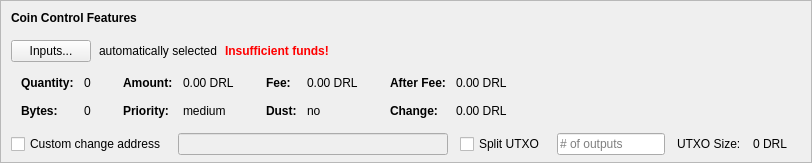
    <widget class="QFrame" name="frameCoinControl">
     <property name="sizePolicy">
      <sizepolicy hsizetype="Expanding" vsizetype="Expanding">
       <horstretch>0</horstretch>
       <verstretch>0</verstretch>
      </sizepolicy>
     </property>
     <property name="maximumSize">
      <size>
       <width>16777215</width>
       <height>16777215</height>
      </size>
     </property>
     <property name="frameShape">
      <enum>QFrame::StyledPanel</enum>
     </property>
     <property name="frameShadow">
      <enum>QFrame::Sunken</enum>
     </property>
     <layout class="QVBoxLayout" name="verticalLayoutCoinControl2">
      <property name="spacing">
       <number>0</number>
      </property>
      <property name="leftMargin">
       <number>0</number>
      </property>
      <property name="topMargin">
       <number>0</number>
      </property>
      <property name="rightMargin">
       <number>0</number>
      </property>
      <property name="bottomMargin">
       <number>6</number>
      </property>
      <item>
       <layout class="QVBoxLayout" name="verticalLayoutCoinControl" stretch="0,0,0,0,1">
        <property name="spacing">
         <number>0</number>
        </property>
        <property name="leftMargin">
         <number>10</number>
        </property>
        <property name="topMargin">
         <number>10</number>
        </property>
        <item>
         <layout class="QHBoxLayout" name="horizontalLayoutCoinControl1">
          <property name="bottomMargin">
           <number>15</number>
          </property>
          <item>
           <widget class="QLabel" name="labelCoinControlFeatures">
            <property name="sizePolicy">
             <sizepolicy hsizetype="Preferred" vsizetype="Maximum">
              <horstretch>0</horstretch>
              <verstretch>0</verstretch>
             </sizepolicy>
            </property>
            <property name="font">
             <font>
              <weight>75</weight>
              <bold>true</bold>
             </font>
            </property>
            <property name="styleSheet">
             <string notr="true">font-weight:bold;</string>
            </property>
            <property name="text">
             <string>Coin Control Features</string>
            </property>
           </widget>
          </item>
         </layout>
        </item>
        <item>
         <layout class="QHBoxLayout" name="horizontalLayoutCoinControl2" stretch="0,0,0,0">
          <property name="spacing">
           <number>8</number>
          </property>
          <property name="bottomMargin">
           <number>10</number>
          </property>
          <item>
           <widget class="QPushButton" name="pushButtonCoinControl">
            <property name="styleSheet">
             <string notr="true"/>
            </property>
            <property name="text">
             <string>Inputs...</string>
            </property>
            <property name="autoDefault">
             <bool>false</bool>
            </property>
           </widget>
          </item>
          <item>
           <widget class="QLabel" name="labelCoinControlAutomaticallySelected">
            <property name="text">
             <string>automatically selected</string>
            </property>
            <property name="margin">
             <number>5</number>
            </property>
           </widget>
          </item>
          <item>
           <widget class="QLabel" name="labelCoinControlInsuffFunds">
            <property name="font">
             <font>
              <weight>75</weight>
              <bold>true</bold>
             </font>
            </property>
            <property name="styleSheet">
             <string notr="true">color:red;font-weight:bold;</string>
            </property>
            <property name="text">
             <string>Insufficient funds!</string>
            </property>
            <property name="margin">
             <number>5</number>
            </property>
           </widget>
          </item>
          <item>
           <spacer name="horizontalSpacerCoinControl">
            <property name="orientation">
             <enum>Qt::Horizontal</enum>
            </property>
            <property name="sizeHint" stdset="0">
             <size>
              <width>40</width>
              <height>1</height>
             </size>
            </property>
           </spacer>
          </item>
         </layout>
        </item>
        <item>
         <widget class="QWidget" name="widgetCoinControl" native="true">
          <property name="sizePolicy">
           <sizepolicy hsizetype="Preferred" vsizetype="Preferred">
            <horstretch>0</horstretch>
            <verstretch>0</verstretch>
           </sizepolicy>
          </property>
          <property name="minimumSize">
           <size>
            <width>0</width>
            <height>0</height>
           </size>
          </property>
          <property name="styleSheet">
           <string notr="true"/>
          </property>
          <layout class="QHBoxLayout" name="horizontalLayoutCoinControl5">
           <property name="leftMargin">
            <number>0</number>
           </property>
           <property name="topMargin">
            <number>0</number>
           </property>
           <property name="rightMargin">
            <number>0</number>
           </property>
           <property name="bottomMargin">
            <number>0</number>
           </property>
           <item>
            <layout class="QHBoxLayout" name="horizontalLayoutCoinControl3" stretch="0,0,0,1">
             <property name="spacing">
              <number>20</number>
             </property>
             <property name="topMargin">
              <number>0</number>
             </property>
             <property name="bottomMargin">
              <number>10</number>
             </property>
             <item>
              <layout class="QFormLayout" name="formLayoutCoinControl1">
               <property name="horizontalSpacing">
                <number>10</number>
               </property>
               <property name="verticalSpacing">
                <number>14</number>
               </property>
               <property name="leftMargin">
                <number>10</number>
               </property>
               <property name="topMargin">
                <number>4</number>
               </property>
               <property name="rightMargin">
                <number>6</number>
               </property>
               <item row="0" column="0">
                <widget class="QLabel" name="labelCoinControlQuantityText">
                 <property name="font">
                  <font>
                   <weight>75</weight>
                   <bold>true</bold>
                  </font>
                 </property>
                 <property name="text">
                  <string>Quantity:</string>
                 </property>
                 <property name="margin">
                  <number>0</number>
                 </property>
                </widget>
               </item>
               <item row="0" column="1">
                <widget class="QLabel" name="labelCoinControlQuantity">
                 <property name="cursor">
                  <cursorShape>IBeamCursor</cursorShape>
                 </property>
                 <property name="contextMenuPolicy">
                  <enum>Qt::ActionsContextMenu</enum>
                 </property>
                 <property name="text">
                  <string notr="true">0</string>
                 </property>
                 <property name="margin">
                  <number>0</number>
                 </property>
                 <property name="textInteractionFlags">
                  <set>Qt::LinksAccessibleByMouse|Qt::TextSelectableByKeyboard|Qt::TextSelectableByMouse</set>
                 </property>
                </widget>
               </item>
               <item row="1" column="0">
                <widget class="QLabel" name="labelCoinControlBytesText">
                 <property name="font">
                  <font>
                   <weight>75</weight>
                   <bold>true</bold>
                  </font>
                 </property>
                 <property name="text">
                  <string>Bytes:</string>
                 </property>
                </widget>
               </item>
               <item row="1" column="1">
                <widget class="QLabel" name="labelCoinControlBytes">
                 <property name="cursor">
                  <cursorShape>IBeamCursor</cursorShape>
                 </property>
                 <property name="contextMenuPolicy">
                  <enum>Qt::ActionsContextMenu</enum>
                 </property>
                 <property name="text">
                  <string notr="true">0</string>
                 </property>
                 <property name="textInteractionFlags">
                  <set>Qt::LinksAccessibleByMouse|Qt::TextSelectableByKeyboard|Qt::TextSelectableByMouse</set>
                 </property>
                </widget>
               </item>
              </layout>
             </item>
             <item>
              <layout class="QFormLayout" name="formLayoutCoinControl2">
               <property name="horizontalSpacing">
                <number>10</number>
               </property>
               <property name="verticalSpacing">
                <number>14</number>
               </property>
               <property name="leftMargin">
                <number>6</number>
               </property>
               <property name="topMargin">
                <number>4</number>
               </property>
               <property name="rightMargin">
                <number>6</number>
               </property>
               <item row="0" column="0">
                <widget class="QLabel" name="labelCoinControlAmountText">
                 <property name="font">
                  <font>
                   <weight>75</weight>
                   <bold>true</bold>
                  </font>
                 </property>
                 <property name="text">
                  <string>Amount:</string>
                 </property>
                 <property name="margin">
                  <number>0</number>
                 </property>
                </widget>
               </item>
               <item row="0" column="1">
                <widget class="QLabel" name="labelCoinControlAmount">
                 <property name="cursor">
                  <cursorShape>IBeamCursor</cursorShape>
                 </property>
                 <property name="contextMenuPolicy">
                  <enum>Qt::ActionsContextMenu</enum>
                 </property>
                 <property name="text">
                  <string notr="true">0.00 DRL</string>
                 </property>
                 <property name="textInteractionFlags">
                  <set>Qt::LinksAccessibleByMouse|Qt::TextSelectableByKeyboard|Qt::TextSelectableByMouse</set>
                 </property>
                </widget>
               </item>
               <item row="1" column="0">
                <widget class="QLabel" name="labelCoinControlPriorityText">
                 <property name="font">
                  <font>
                   <weight>75</weight>
                   <bold>true</bold>
                  </font>
                 </property>
                 <property name="text">
                  <string>Priority:</string>
                 </property>
                </widget>
               </item>
               <item row="1" column="1">
                <widget class="QLabel" name="labelCoinControlPriority">
                 <property name="cursor">
                  <cursorShape>IBeamCursor</cursorShape>
                 </property>
                 <property name="contextMenuPolicy">
                  <enum>Qt::ActionsContextMenu</enum>
                 </property>
                 <property name="text">
                  <string>medium</string>
                 </property>
                 <property name="textInteractionFlags">
                  <set>Qt::LinksAccessibleByMouse|Qt::TextSelectableByKeyboard|Qt::TextSelectableByMouse</set>
                 </property>
                </widget>
               </item>
              </layout>
             </item>
             <item>
              <layout class="QFormLayout" name="formLayoutCoinControl3">
               <property name="horizontalSpacing">
                <number>10</number>
               </property>
               <property name="verticalSpacing">
                <number>14</number>
               </property>
               <property name="leftMargin">
                <number>6</number>
               </property>
               <property name="topMargin">
                <number>4</number>
               </property>
               <property name="rightMargin">
                <number>6</number>
               </property>
               <item row="0" column="0">
                <widget class="QLabel" name="labelCoinControlFeeText">
                 <property name="font">
                  <font>
                   <weight>75</weight>
                   <bold>true</bold>
                  </font>
                 </property>
                 <property name="text">
                  <string>Fee:</string>
                 </property>
                 <property name="margin">
                  <number>0</number>
                 </property>
                </widget>
               </item>
               <item row="0" column="1">
                <widget class="QLabel" name="labelCoinControlFee">
                 <property name="cursor">
                  <cursorShape>IBeamCursor</cursorShape>
                 </property>
                 <property name="contextMenuPolicy">
                  <enum>Qt::ActionsContextMenu</enum>
                 </property>
                 <property name="text">
                  <string notr="true">0.00 DRL</string>
                 </property>
                 <property name="textInteractionFlags">
                  <set>Qt::LinksAccessibleByMouse|Qt::TextSelectableByKeyboard|Qt::TextSelectableByMouse</set>
                 </property>
                </widget>
               </item>
               <item row="1" column="0">
                <widget class="QLabel" name="labelCoinControlLowOutputText">
                 <property name="font">
                  <font>
                   <weight>75</weight>
                   <bold>true</bold>
                  </font>
                 </property>
                 <property name="text">
                  <string>Dust:</string>
                 </property>
                </widget>
               </item>
               <item row="1" column="1">
                <widget class="QLabel" name="labelCoinControlLowOutput">
                 <property name="cursor">
                  <cursorShape>IBeamCursor</cursorShape>
                 </property>
                 <property name="contextMenuPolicy">
                  <enum>Qt::ActionsContextMenu</enum>
                 </property>
                 <property name="text">
                  <string>no</string>
                 </property>
                 <property name="textInteractionFlags">
                  <set>Qt::LinksAccessibleByMouse|Qt::TextSelectableByKeyboard|Qt::TextSelectableByMouse</set>
                 </property>
                </widget>
               </item>
              </layout>
             </item>
             <item>
              <layout class="QFormLayout" name="formLayoutCoinControl4">
               <property name="horizontalSpacing">
                <number>10</number>
               </property>
               <property name="verticalSpacing">
                <number>14</number>
               </property>
               <property name="leftMargin">
                <number>6</number>
               </property>
               <property name="topMargin">
                <number>4</number>
               </property>
               <property name="rightMargin">
                <number>6</number>
               </property>
               <item row="0" column="0">
                <widget class="QLabel" name="labelCoinControlAfterFeeText">
                 <property name="font">
                  <font>
                   <weight>75</weight>
                   <bold>true</bold>
                  </font>
                 </property>
                 <property name="text">
                  <string>After Fee:</string>
                 </property>
                 <property name="margin">
                  <number>0</number>
                 </property>
                </widget>
               </item>
               <item row="0" column="1">
                <widget class="QLabel" name="labelCoinControlAfterFee">
                 <property name="cursor">
                  <cursorShape>IBeamCursor</cursorShape>
                 </property>
                 <property name="contextMenuPolicy">
                  <enum>Qt::ActionsContextMenu</enum>
                 </property>
                 <property name="text">
                  <string notr="true">0.00 DRL</string>
                 </property>
                 <property name="textInteractionFlags">
                  <set>Qt::LinksAccessibleByMouse|Qt::TextSelectableByKeyboard|Qt::TextSelectableByMouse</set>
                 </property>
                </widget>
               </item>
               <item row="1" column="0">
                <widget class="QLabel" name="labelCoinControlChangeText">
                 <property name="font">
                  <font>
                   <weight>75</weight>
                   <bold>true</bold>
                  </font>
                 </property>
                 <property name="text">
                  <string>Change:</string>
                 </property>
                </widget>
               </item>
               <item row="1" column="1">
                <widget class="QLabel" name="labelCoinControlChange">
                 <property name="cursor">
                  <cursorShape>IBeamCursor</cursorShape>
                 </property>
                 <property name="contextMenuPolicy">
                  <enum>Qt::ActionsContextMenu</enum>
                 </property>
                 <property name="text">
                  <string notr="true">0.00 DRL</string>
                 </property>
                 <property name="textInteractionFlags">
                  <set>Qt::LinksAccessibleByMouse|Qt::TextSelectableByKeyboard|Qt::TextSelectableByMouse</set>
                 </property>
                </widget>
               </item>
              </layout>
             </item>
            </layout>
           </item>
          </layout>
         </widget>
        </item>
        <item>
         <layout class="QHBoxLayout" name="horizontalLayoutCoinControl4" stretch="0,0,0,0,0,0,0">
          <property name="spacing">
           <number>12</number>
          </property>
          <property name="sizeConstraint">
           <enum>QLayout::SetDefaultConstraint</enum>
          </property>
          <property name="topMargin">
           <number>5</number>
          </property>
          <property name="rightMargin">
           <number>5</number>
          </property>
          <item>
           <widget class="QCheckBox" name="checkBoxCoinControlChange">
            <property name="toolTip">
             <string>If this is activated, but the change address is empty or invalid, change will be sent to a newly generated address.</string>
            </property>
            <property name="text">
             <string>Custom change address</string>
            </property>
           </widget>
          </item>
          <item>
           <widget class="QValidatedLineEdit" name="lineEditCoinControlChange">
            <property name="enabled">
             <bool>false</bool>
            </property>
            <property name="sizePolicy">
             <sizepolicy hsizetype="Expanding" vsizetype="Fixed">
              <horstretch>0</horstretch>
              <verstretch>0</verstretch>
             </sizepolicy>
            </property>
           </widget>
          </item>
          <item>
           <widget class="QCheckBox" name="splitBlockCheckBox">
            <property name="text">
             <string>Split UTXO</string>
            </property>
           </widget>
          </item>
          <item>
           <widget class="QLineEdit" name="splitBlockLineEdit">
            <property name="sizePolicy">
             <sizepolicy hsizetype="Fixed" vsizetype="Fixed">
              <horstretch>50</horstretch>
              <verstretch>0</verstretch>
             </sizepolicy>
            </property>
            <property name="placeholderText">
             <string># of outputs</string>
            </property>
           </widget>
          </item>
          <item>
           <widget class="QLabel" name="labelBlockSizeText">
            <property name="text">
             <string>UTXO Size:</string>
            </property>
           </widget>
          </item>
          <item>
           <widget class="QLabel" name="labelBlockSize">
            <property name="text">
             <string>0 DRL</string>
            </property>
           </widget>
          </item>
          <item>
           <widget class="QLabel" name="labelCoinControlChangeLabel">
            <property name="sizePolicy">
             <sizepolicy hsizetype="Preferred" vsizetype="Expanding">
              <horstretch>0</horstretch>
              <verstretch>0</verstretch>
             </sizepolicy>
            </property>
            <property name="minimumSize">
             <size>
              <width>0</width>
              <height>0</height>
             </size>
            </property>
            <property name="text">
             <string/>
            </property>
            <property name="margin">
             <number>3</number>
            </property>
           </widget>
          </item>
         </layout>
        </item>
        <item>
         <spacer name="verticalSpacerCoinControl">
          <property name="orientation">
           <enum>Qt::Vertical</enum>
          </property>
          <property name="sizeHint" stdset="0">
           <size>
            <width>800</width>
            <height>1</height>
           </size>
          </property>
         </spacer>
        </item>
       </layout>
      </item>
     </layout>
    </widget>
